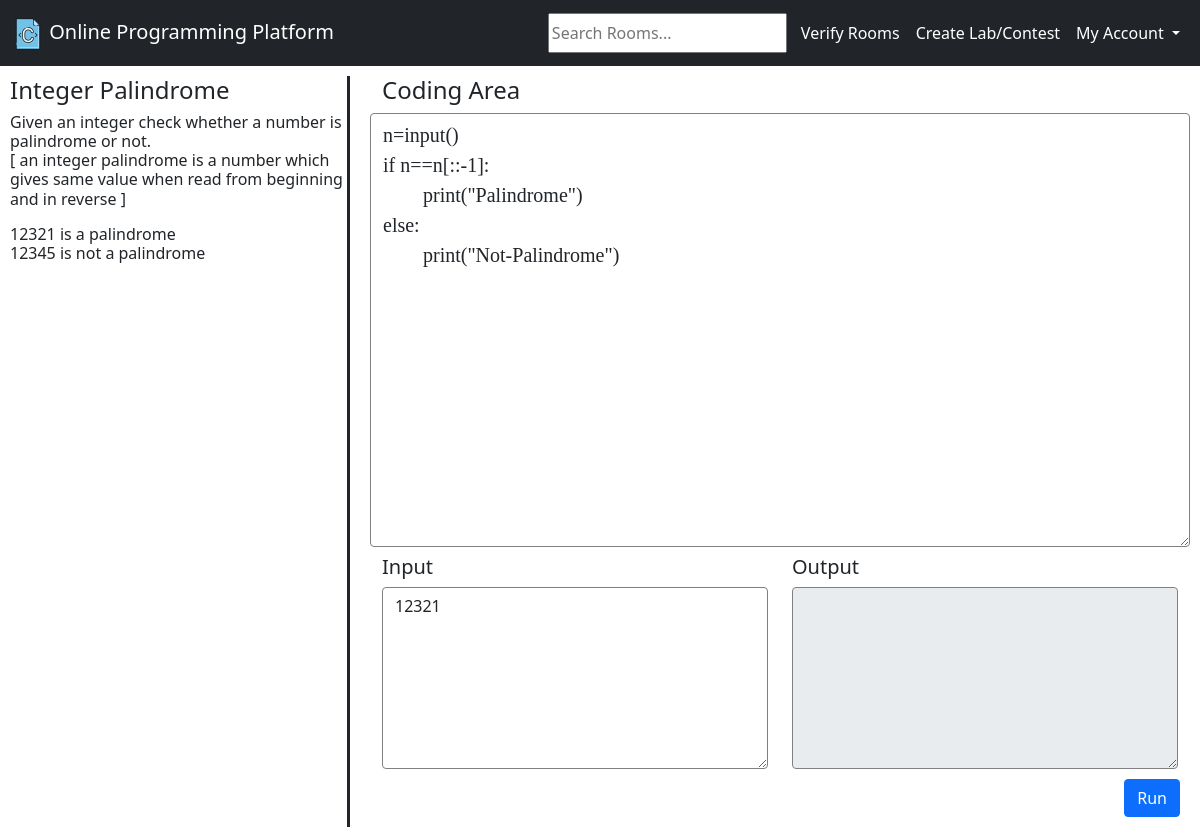
The app's page /view_response/4/7/10/ (signed in), older data.
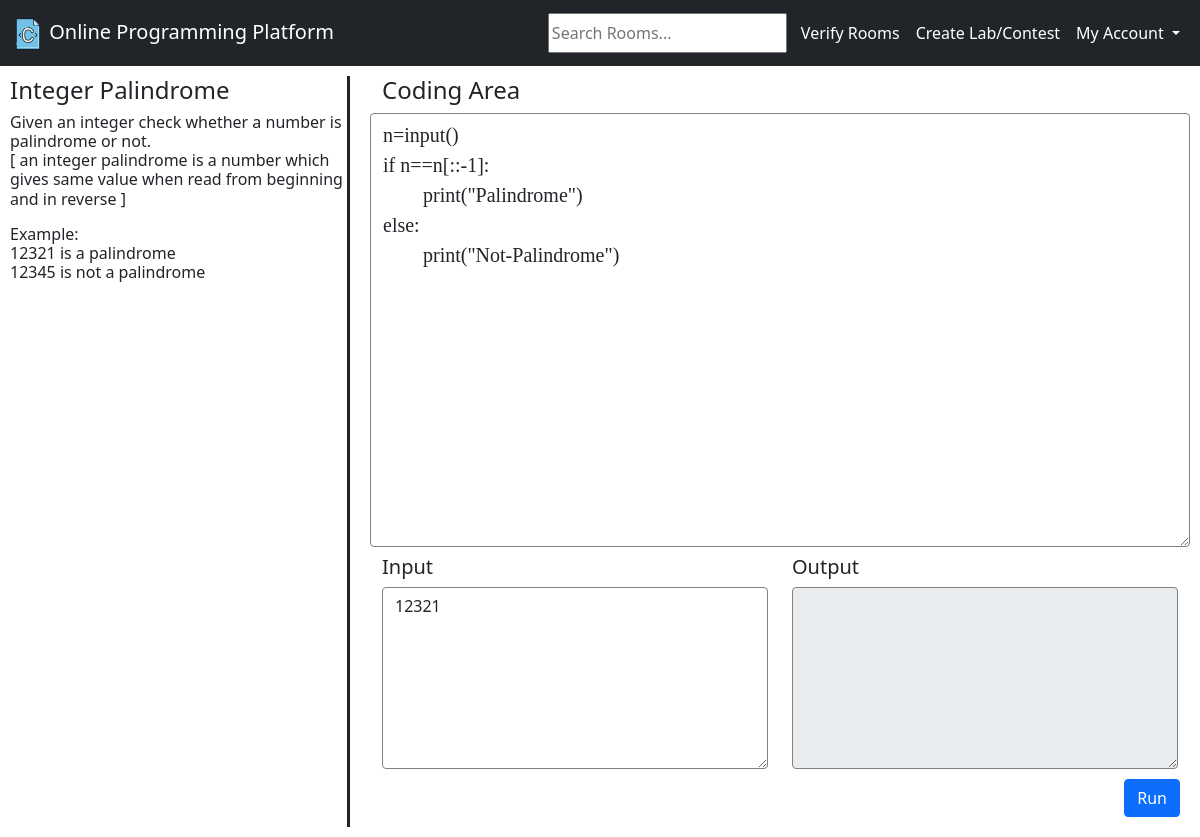
The same page, newer data.
### base/models.py (models this page shows, shortened)
class Question(models.Model):
    question_title = models.CharField(max_length=50)
    question_full = models.TextField()
    sample_test_case = models.TextField()
    updated = models.DateTimeField(auto_now=True)
    created = models.DateTimeField(auto_now_add=True)
    room = models.ForeignKey(Room, on_delete=models.CASCADE)

### compiler/views.py (the view)
# urls.py: path('view_response/<str:pk>/<str:pk2>/<str:pk3>/', views.viewResponses, name="viewResponses"),
@login_required(login_url='login')
def viewResponses(request, pk, pk2, pk3):
    question = Question.objects.get(id=pk2)
    solution = Solution.objects.get(id=pk3)
    code = solution.code
    if solution.input == None:
        input = ""
    else:
        input = solution.input
    output = ""
    submitFlag = False
    context = {'question': question, "code": code, "input": input, 'output': output, 'submitFlag': submitFlag}
    return render(request, 'question.html', context)

### templates/question.html (shortened to what this page needs)
{% extends 'main.html' %}
{% block content %}
<div class="question-compiler-container">
    <div class="question-container">
        <h4>{{question.question_title}}</h4>
        <h6>{{question.question_full|linebreaks}}</h6>
        <h6>{{question.sample_test_case|linebreaks}}</h6>
    </div>
    <div class="compiler-container">
        <form method="post" action="run">
            <div class="container">
                <div class="row">
                    <div class="col">
                        <label for=""><h4>Coding Area</h4></label>
                    </div>
                    <textarea class="form-control" rows="14" name="code" id="code" style="border:1px solid grey;
                font-family: 'Lucida Console'; font-size: 20px; "
                              onkeydown="if(event.keyCode===9){var v=this.value,s=this.selectionStart,
                          e=this.selectionEnd;this.value=v.substring(0, s)+'\t'+v.substring(e);this.selectionStart=
                          this.selectionEnd=s+1;return false;}">{{code}}</textarea>
                </div>
                <div class="row" style="padding-top:8px;">
                    <div class="col">
                        <label for=""><h5>Input</h5></label>
                        <textarea class="form-control" rows="7" name="input"
                                  style="border:1px solid grey;">{{input}}</textarea>
                    </div>
                    <div class="col">
                        <label for=""><h5>Output</h5></label>
                        <textarea class="form-control" rows="7" name="output" style="border:1px solid grey;"
                                  disabled>{{output}}</textarea>
                    </div>
                </div>
            </div>
            <div class="submit_run_buttons">
                <input class="btn btn-primary" type="submit" name="run" value="Run">
            </div>
        </form>
    </div>
</div>
{% endblock %}

Row changes from the older to the newer data that the page shows:
changed Question "Integer Palindrome": sample_test_case "12321 is a palindrome 12345 is not a palindrome" → "Example: 12321 is a palindrome 12345 is not a palindrome"
